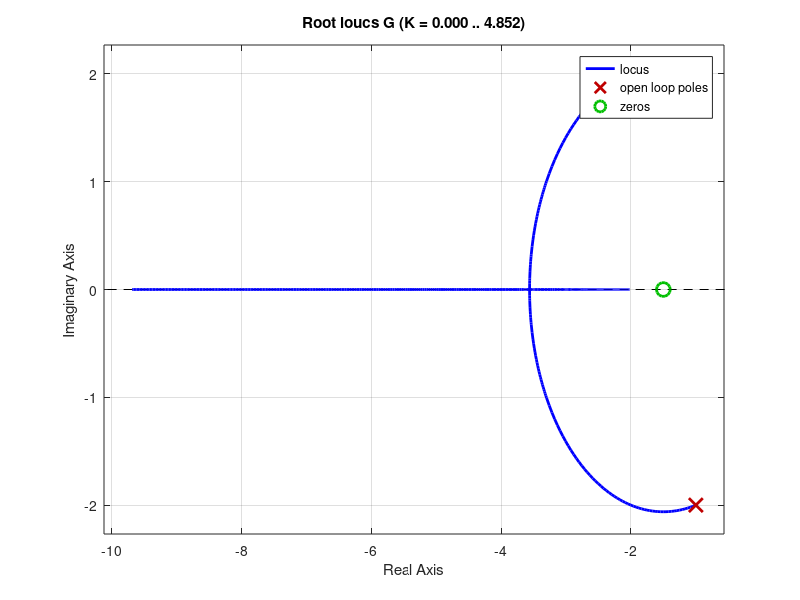

MATLAB code for this plot: (Note: this script raises an error after producing the figure.)
%% Práctica 8.1 · El lugar de las raíces
% Fundamentos de Control · GIERM (UMA) · curso 2025-26
% Soluciones de las tareas de la práctica (código extraído del Live Script).

%% Tarea 1
% El lugar de las raíces, ¿tendrá componente imaginaria?
% Usa rlocus para verificar visualmente tus respuestas.
%tiene dos ramas
%Sí, una de ellas porque no hay un polo que no tiene un cero al que tender
G= tf([2 3],[1 2 5]);
pole(G)
zero(G)

%no la va a tener porque las raíces tienen parte real negativa
%sí la tiene, puesto que los polos tienen componente imaginaria
rlocus(G)
grid on
disp(polos);
disp('Ceros del sistema:');
disp(ceros);

%% Tarea 2
% El lugar de las raíces, ¿tendrá componente imaginaria?
% Usa rlocus para verificar visualmente tus respuestas.
%Va a tener dos ramas
%si, uno de los polos irá al infinito
%sí va a tener puesto que hay un polo positivo
% no la va a tener
s=tf('s');
G=(s+1)/((s+1)*(s-1));
pole(G)
zero(G)
rlocus(G)

%% Tarea 3
% El lugar de las raíces, ¿tendrá componente imaginaria?
% Usa rlocus para verificar visualmente tus respuestas.
%va a tener 3 ramas
%ninguna va al infinito porque hay tres polos y tres ceros
%no, todos están en el izquierdo
%si, porque va a haber puntos de ruptura para que cada polo llegue a un
%cero
s=tf('s');
G=((s+7)*(s+5)*(s+2))/((s+4)*(s+3)*(s+1))
pole(G)
zero(G)
rlocus(G)

%% Tarea 4
% Tarea 4: Obtener los polos del lugar de las raíces que se corresponden con una ganancia K que
% toma valores en el rango K=[ 1,20] con incrementos de 2 para el siguiente sistema:
% G_4 (s)=frac{(s-4)(s-2)}{(s-1)(s-3)}
K=(1:2:20);
s=tf('s');
G=((s-4)*(s-2))/((s-1)*(s-3));
rlocus(G,K)

%% Tarea 5
% G_5 (s)=frac{2s+5}{s^2 +3s+4}
% Obtener cual sería la posición del polo, el coeficiente de amortiguamiento y la sobreoscilación
% para una ganancía K=2. Comprueba visualmente que dichos resultados concuerdan con la respuesta
% del sistema ante una entrada escalón unitario. ¿Qué sucede?
s=tf('s');
G5=(2*s+5)/(s^2+3*s+4);
Gbc=feedback(2*G5,1)     % bucle cerrado con K = 2: (4s+10)/(s^2+7s+14)
damp(Gbc)
step(Gbc)
%Los polos en bucle cerrado son -3.5 ± 1.32i, con zeta = 0.935, así que por
%los polos se esperaría una sobreoscilación prácticamente nula (0.02 %).
%Sin embargo, la respuesta al escalón tiene una sobreoscilación de casi el
%6 % (pico 0.755 frente a un valor final de 10/14 = 0.714). Esto sucede
%porque el bucle cerrado tiene un cero en -2.5, más cerca del eje imaginario
%que los polos, y ese cero acelera la respuesta y provoca el sobrepico. Las
%fórmulas de segundo orden solo valen si no hay ceros cercanos.
